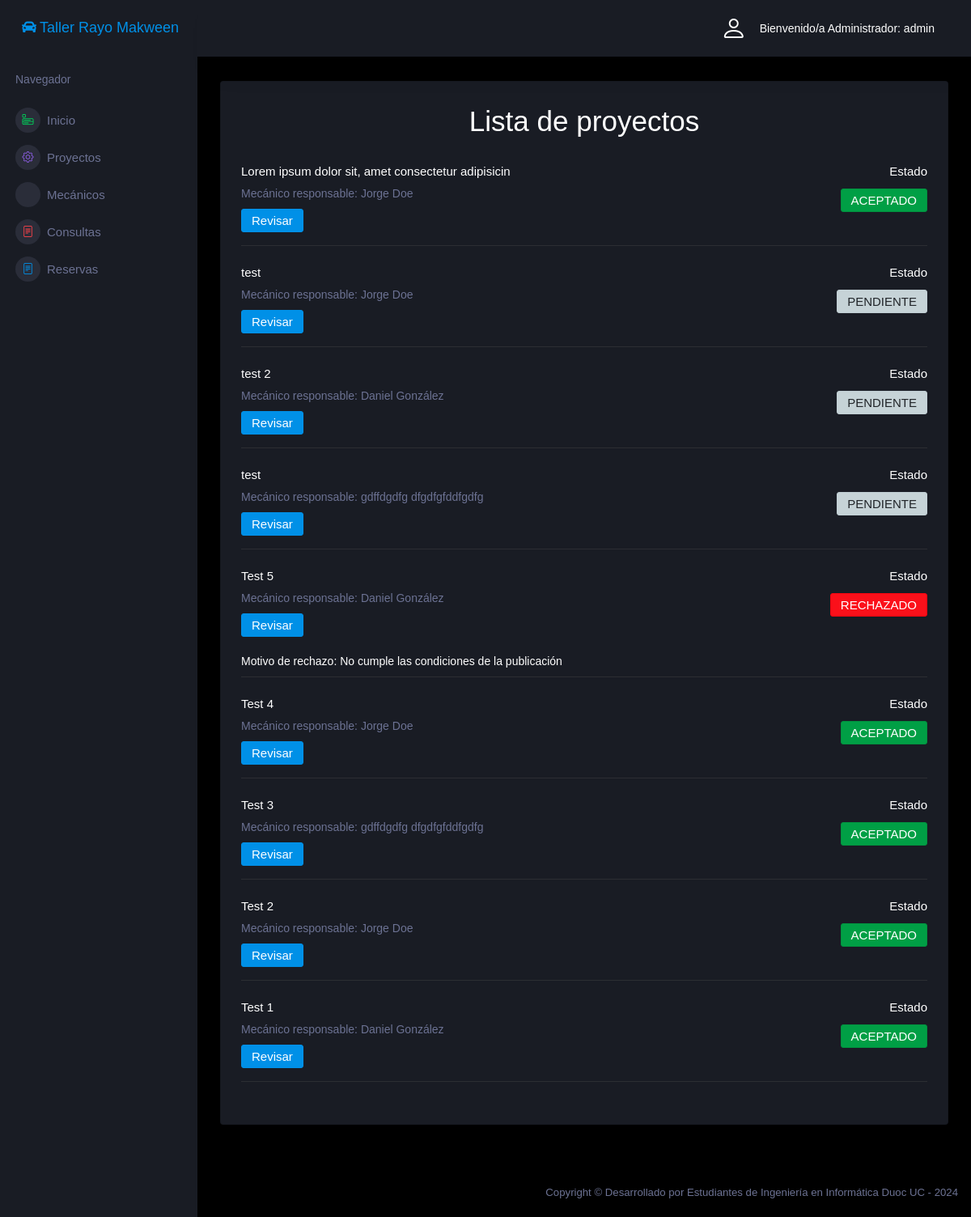
Screenshot of /mecanicos/trabajolistar/ (signed in) with the database file from the repository.
### core/models.py (models this page shows, shortened)
class Trabajo(models.Model):
    nombre_trabajo = models.CharField(max_length=50)
    diagnostico = models.CharField(max_length=200)
    fecha = models.DateTimeField(auto_now_add=True)
    mecanico = models.ForeignKey(Mecanico, on_delete=models.CASCADE)
    materiales = models.CharField(max_length=50)
    foto = models.ImageField(upload_to=upload_to_trabajos)
    servicio = models.ForeignKey(TipoServicio, on_delete=models.CASCADE)
    PENDIENTE= "P"
    RECHAZADO= "R"
    ACEPTADO= "A"
    estado_opciones = {
        PENDIENTE: "Pendiente",
        RECHAZADO: "Rechazado",
        ACEPTADO: "Aceptado",
    }
    estado_publicacion = models.CharField(max_length=1,choices=estado_opciones,default=PENDIENTE)
    comentario_admin = models.CharField(max_length=100, blank=True)
    cliente = models.ForeignKey(Cliente, on_delete=models.CASCADE)

class Mecanico(models.Model):
    nombre_mecanico = models.CharField(max_length=50)
    apellido_mecanico = models.CharField(max_length=50)
    correo_mecanico = models.CharField(max_length=50)
    password_mecanico = models.CharField(max_length=50)
    foto_mecanico = models.ImageField(upload_to=upload_to_mecanicos)
    cant_mantenciones_mec = models.IntegerField(default=0)
    def __str__(self):
        return self.nombre_mecanico + ' ' + self.apellido_mecanico

### core/views.py (the view)
# urls.py: path('mecanicos/trabajolistar/', trabajos, name="trabajolistar"),
@permission_required('core.view_trabajo')
def trabajos(request):
    trabajos = Trabajo.objects.all().order_by('-id')
    aux = {
        'lista' : trabajos
    }
    return render(request, 'core/mecanicos/crud_proyecto/listar.html', aux)

### core/context_processors.py (called while the page is built)
def user_info(request):
    user_info = {}
    if request.user.is_authenticated:
        user = request.user
        user_info['user'] = user
        if user.groups.filter(name='Mecánico').exists():
            try:
                mecanico = Mecanico.objects.get(correo_mecanico=user.email)
                user_info['mecanico'] = mecanico
            except Mecanico.DoesNotExist:
                pass
        elif user.groups.filter(name='Cliente').exists():
            try:
                cliente = Cliente.objects.get(correo_cliente=user.email)
                user_info['cliente'] = cliente
            except Cliente.DoesNotExist:
                pass
    return user_info

### core/templates/core/mecanicos/crud_proyecto/listar.html (shortened to what this page needs)
{% extends 'core/mecanicos/base.html' %}
{% load static %}
{% block contenido %}
<h1 class="text-center mb-2">Lista de proyectos</h1>
<br>
{% for aux in lista %}
<div class="preview-item border-bottom">
    <div class="preview-item-content d-sm-flex flex-grow">
        <div class="flex-grow">
            <h6 class="preview-subject">{{ aux.nombre_trabajo }}</h6>
            <p class="text-muted mb-0">Mecánico responsable: {{ aux.mecanico }}</p>
            {% if user.is_staff %}
            <a href="{% url 'trabajoupdate' aux.id %}" class="mb-3 my-2 btn btn-primary">Revisar</a>
            {% endif %}
            {% if aux.estado_publicacion == 'R' %}
            <p class="mb-2 my-1">Motivo de rechazo: {{ aux.comentario_admin }}</p>
            {% endif %}
        </div>
        <div class="mr-auto text-sm-right pt-2 pt-sm-0">
            <h6 class="preview-subject">Estado</h6>
            {% if aux.estado_publicacion == 'P' %}
            <button type="button" class="btn btn-secondary active mb-3 my-1">PENDIENTE</button>
            {% elif aux.estado_publicacion == 'A' %}
            <button type="button" class="btn btn-success active mb-3 my-1">ACEPTADO</button>
            {% elif aux.estado_publicacion == 'R' %}
            <button type="button" class="btn btn-danger active mb-3 my-1">RECHAZADO</button>
            {% endif %}
        </div>
    </div>
</div>
<br>
{% endfor %}
{% endblock %}

### core/templates/core/mecanicos/base.html (shortened to what this page needs)
<!DOCTYPE html>
<html lang="en">
{% load static %}
<head>
    <link rel="stylesheet" href="{% static 'core/mecanicos/vendors/mdi/css/materialdesignicons.min.css' %}">
    <link rel="stylesheet" href="{% static 'core/mecanicos/vendors/css/vendor.bundle.base.css' %}">
    <link href="https://cdnjs.cloudflare.com/ajax/libs/font-awesome/5.10.0/css/all.min.css" rel="stylesheet">
    <link href="https://cdn.jsdelivr.net/npm/bootstrap-icons@1.4.1/font/bootstrap-icons.css" rel="stylesheet">
    <link rel="stylesheet" href="{% static 'core/mecanicos/vendors/jvectormap/jquery-jvectormap.css' %}">
    <link rel="stylesheet" href="{% static 'core/mecanicos/vendors/flag-icon-css/css/flag-icon.min.css' %}">
    <link rel="stylesheet" href="{% static 'core/mecanicos/vendors/owl-carousel-2/owl.carousel.min.css' %}">
    <link rel="stylesheet" href="{% static 'core/mecanicos/vendors/owl-carousel-2/owl.theme.default.min.css' %}">
    <link rel="stylesheet" href="{% static 'core/mecanicos/css/style.css' %}">
</head>
<body>
    <div class="container-scroller">
        <nav class="sidebar sidebar-offcanvas" id="sidebar">
            <div class="sidebar-brand-wrapper d-none d-lg-flex align-items-center justify-content-center fixed-top">
                <a href="{% url 'index' %}">
                    <h4 class="m-0 text-primary"><i class="fa fa-car me-3 mx-1"></i>Taller Rayo Makween</h4>
                </a>
            </div>
            <ul class="nav">
                <li class="nav-item nav-category">
                    <span class="nav-link">Navegador</span>
                </li>
                <li class="nav-item menu-items">
                    <a class="nav-link" href="{% url 'mecanicos' %}">
                        <span class="menu-icon">
                            <i class="bi bi-menu-app"></i>
                        </span>
                        <span class="menu-title">Inicio</span>
                    </a>
                </li>
                <li class="nav-item menu-items">
                    <a class="nav-link" data-toggle="collapse" href="#ui-basic" aria-expanded="false"
                        aria-controls="ui-basic">
                        <span class="menu-icon">
                            <i class="bi bi-gear"></i>
                        </span>
                        <span class="menu-title">Proyectos</span>
                        <i class="menu-arrow"></i>
                    </a>
                </li>
                <li class="nav-item menu-items">
                    <a class="nav-link" data-toggle="collapse" href="#mecanicos" aria-expanded="false"
                        aria-controls="mecanicos">
                        <span class="menu-icon">
                            <i class="mdi mdi-contacts"></i>
                        </span>
                        <span class="menu-title">Mecánicos</span>
                        <i class="menu-arrow"></i>
                    </a>
                </li>
                <li class="nav-item menu-items">
                    <a class="nav-link" href="{% url 'listarconsultas' %}">
                        <span class="menu-icon">
                            <i class="bi bi-file-text"></i>
                        </span>
                        <span class="menu-title">Consultas</span>
                    </a>
                </li>
                <li class="nav-item menu-items">
                    <a class="nav-link" href="{% url 'listarreservas' %}">
                        <span class="menu-icon">
                            <i class="bi bi-file-text"></i>
                        </span>
                        <span class="menu-title">Reservas</span>
                    </a>
                </li>
            </ul>
        </nav>
        <div class="container-fluid page-body-wrapper">
            <nav class="navbar p-0 fixed-top d-flex flex-row">
                <div class="navbar-menu-wrapper flex-grow d-flex align-items-stretch">
                    <ul class="navbar-nav navbar-nav-right">
                        <li class="nav-item dropdown">
                            <a class="nav-link" id="profileDropdown" href="#" data-toggle="dropdown">
                                <div class="navbar-profile">
                                    {% if user.is_staff %}
                                    <i class="bi bi-person" style="font-size: 2rem; color: white;"></i>
                                    <p class="mb-0 d-none d-sm-block navbar-profile-name">Bienvenido/a Administrador: {{ user.username }}</p>
                                    <i class="mdi mdi-menu-down d-none d-sm-block"></i>
                                    {% else %}
                                    <i class="bi bi-person" style="font-size: 2rem; color: white;"></i>
                                    <p class="mb-0 d-none d-sm-block navbar-profile-name">Bienvenido/a: {{ user.first_name }} {{ user.last_name }}</p>
                                    <i class="mdi mdi-menu-down d-none d-sm-block"></i>
                                    {% endif %}
                                </div>
                            </a>
                        </li>
                    </ul>
                </div>
            </nav>
            <div class="main-panel">
                <div class="content-wrapper">
                    <div class="row">
                        <div class="col-md-12 grid-margin stretch-card">
                            <div class="card">
                                <div class="card-body">
                                    {% block contenido %}
                                    {% endblock%}
                                </div>
                            </div>
                        </div>
                    </div>
                </div>
                <footer class="footer">
                    <div class="d-sm-flex justify-content-center justify-content-sm-between">
                        <span class="text-muted d-block text-center text-sm-left d-sm-inline-block">Copyright ©
                            Desarrollado por Estudiantes de Ingeniería en Informática Duoc UC - 2024</span>
                    </div>
                </footer>
            </div>
        </div>
    </div>
</body>
</html>

### rows the page displays
Trabajo: nombre_trabajo "Lorem ipsum dolor sit, amet consectetur adipisicin", mecanico "Jorge Doe", estado_publicacion "ACEPTADO"
Trabajo: nombre_trabajo "test", mecanico "Jorge Doe", estado_publicacion "PENDIENTE"
Trabajo: nombre_trabajo "test 2", mecanico "Daniel González", estado_publicacion "PENDIENTE"
Trabajo: nombre_trabajo "test", mecanico "gdffdgdfg dfgdfgfddfgdfg", estado_publicacion "PENDIENTE"
Trabajo: nombre_trabajo "Test 5", mecanico "Daniel González", comentario_admin "No cumple las condiciones de la publicación", estado_publicacion "RECHAZADO"
Trabajo: nombre_trabajo "Test 4", mecanico "Jorge Doe", estado_publicacion "ACEPTADO"
Trabajo: nombre_trabajo "Test 3", mecanico "gdffdgdfg dfgdfgfddfgdfg", estado_publicacion "ACEPTADO"
Trabajo: nombre_trabajo "Test 2", mecanico "Jorge Doe", estado_publicacion "ACEPTADO"
Trabajo: nombre_trabajo "Test 1", mecanico "Daniel González", estado_publicacion "ACEPTADO"

### other values shown
{{ user.username }} "admin"
